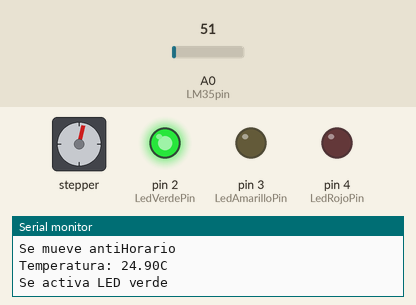
Recording of a sketch running on a simulated Arduino Uno, built with avr-gcc and run on an emulated ATmega328P. Parts: stepper motor, output pins drawn as LEDs (lit = HIGH), the last lines printed to the serial monitor. The inputs (shaded band) are chosen by the test bench; at power-on: A0 (LM35pin) = 51. Stepper angles assume 200 steps per turn.

Above: at 3.3 s.
3.4 s: A0 (LM35pin) set to 44
7.7 s: A0 (LM35pin) set to 36
At 10.3 s:
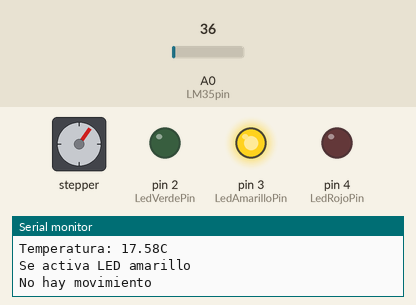
11.5 s: A0 (LM35pin) set to 15
At 14.0 s:
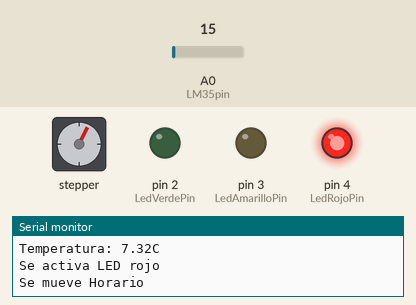
15.0 s: A0 (LM35pin) set to 30
At 18.2 s:
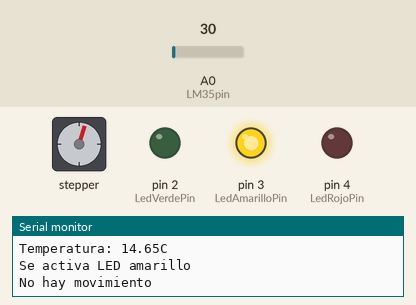
18.5 s: A0 (LM35pin) set to 61
At 20.7 s:
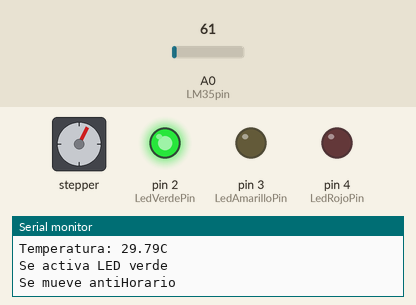
Timing chart, 0 to 48.6 s (numbered marks = the images above; inputs shaded):
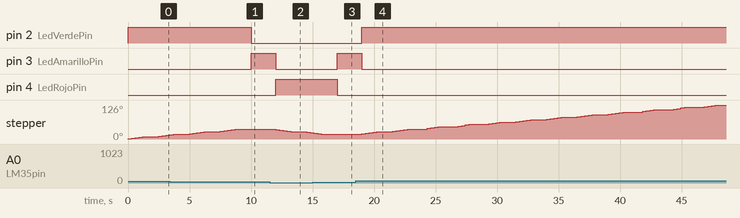

The sketch:

CodigoSensorTemperatura.ino
```cpp
#include <Stepper.h>
// Constantes que no cambian
// Se usan para establecer los pines

const int LM35pin = A0;     //Conectamos el pin central
const int LedVerdePin=2;    //Led Verde
const int LedAmarilloPin=3; //Led Amarillo
const int LedRojoPin=4;     //Led Rojo

//----------------------------------------------
const int stepsPerRevolution = 200;
Stepper myStepper(stepsPerRevolution,8,9,10,11);
int stepCount=0;
//----------------------------------------------

//Variables globales que cambian
float temperatura= 0;       // almacena la temperatura medida

//Configuracion
void setup(){
  Serial.begin(9600);   //
  pinMode(LM35pin, INPUT);
  myStepper.setSpeed(1);
  pinMode(LedVerdePin, OUTPUT);
  pinMode(LedAmarilloPin, OUTPUT);
  pinMode(LedRojoPin, OUTPUT);
}

//Bucle que se repite
void loop(){
  int lectura=analogRead(LM35pin);//lectura

  float voltaje=(lectura/1024.0)*5000; //Voltaje entre 0 y 5V

  temperatura = voltaje/10; //Temperatura en Celsius

  Serial.print("Temperatura: ");
  Serial.print(temperatura);     //se muestra el valor de la temperatura
  Serial.println("C");
 //*********

 //myStepper.step(5);

 //*********

  if(temperatura>20){
    digitalWrite(LedVerdePin,HIGH);
    digitalWrite(LedAmarilloPin,LOW);
    digitalWrite(LedRojoPin,LOW);
    Serial.println("Se activa LED verde");
    //----------------------------------------------
     //Gira o motor no sentido anti-horario a 120 graus

    myStepper.step(5);
    Serial.println("Se mueve antiHorario");

    //----------------------------------------------
  }
  if(temperatura>=10 && temperatura<=20){
    digitalWrite(LedVerdePin,LOW);
    digitalWrite(LedAmarilloPin,HIGH);
    digitalWrite(LedRojoPin,LOW);
    Serial.println("Se activa LED amarillo");
    Serial.println("No hay movimiento");
  }
  if(temperatura<10){
    digitalWrite(LedVerdePin,LOW);
    digitalWrite(LedAmarilloPin,LOW);
    digitalWrite(LedRojoPin,HIGH);
    Serial.println("Se activa LED rojo");
    //----------------------------------------------
     //Gira o motor no sentido horario a 90 graus

    myStepper.step(-5);
    Serial.println("Se mueve Horario");

    //----------------------------------------------
  }
  delay(1000);
}
```

Measured:
- the behaviour switches between 41 and 40 on A0 (LM35pin) (found by bisection; images 0 and 1)
- after the input at 7.7 s, pin 2 (LedVerdePin): HIGH → LOW after 2.3 s; pin 3 (LedAmarilloPin): LOW → HIGH after 2.3 s; stepper: goes on until 8.7 s, then stays 36°
- after the input at 15.0 s, pin 3 (LedAmarilloPin): LOW → HIGH after 2.0 s; pin 4 (LedRojoPin): HIGH → LOW after 2.0 s; stepper: goes on until 15.7 s, then stays 18°
